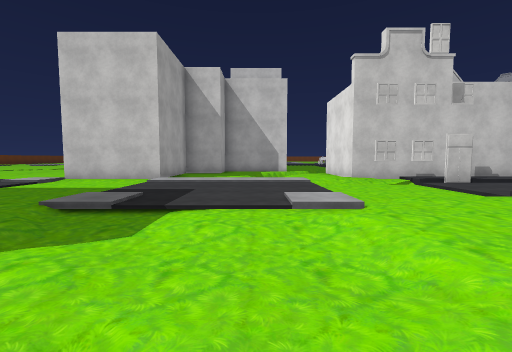
[1] (above)

12 first-person views from a walk through a Unity game level. The camera is 1.4 m above the floor, tilts 4° down and sees 90° across. The floor is counted in squares, 2 m on a side. Each view is taken from the middle of a square. On the plan, view 1 faces up. The plan holds only what a view shows up to about 9 squares ahead; the rest is blank. The place goes on beyond the plan. Door leaves are left out, so doorways stand open. Some surface patterns are stand-ins.

[2]
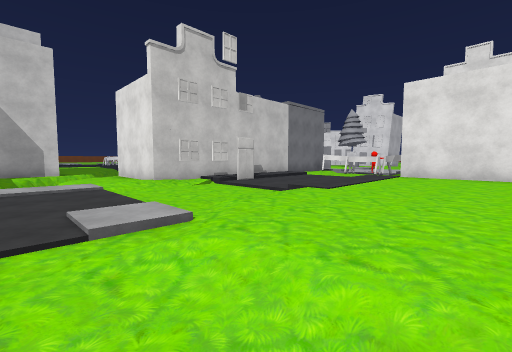

[3]
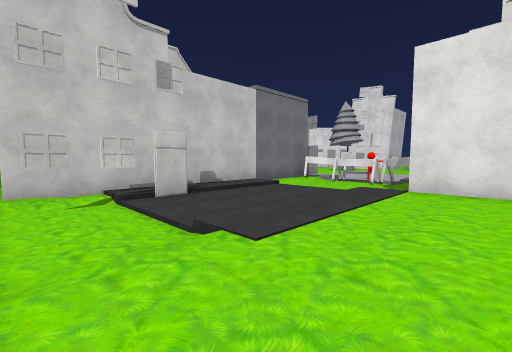

[4]
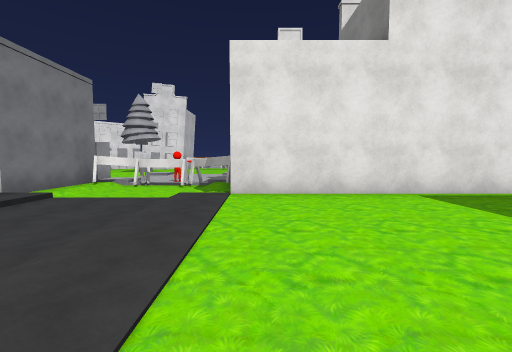

[5]
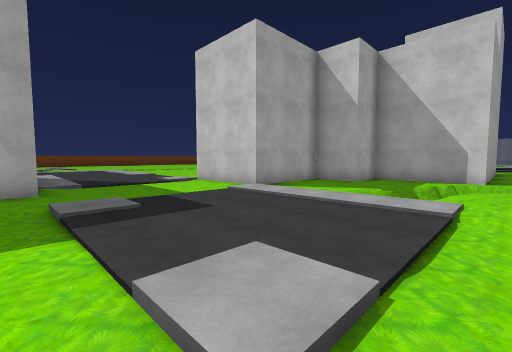

[6]
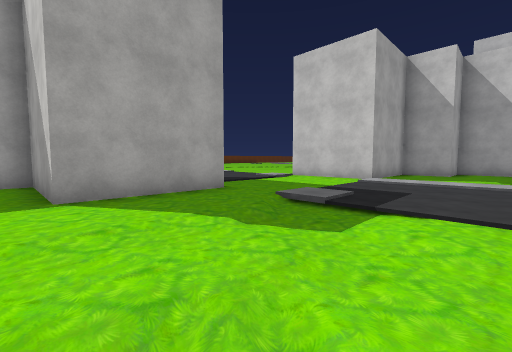

[7]
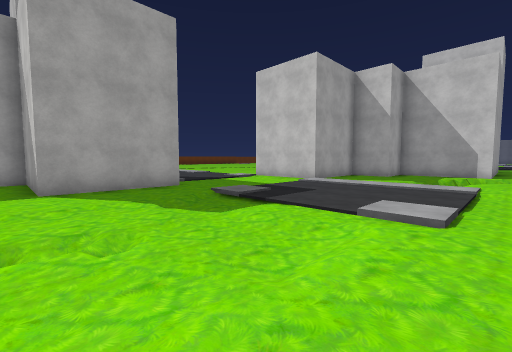

[8]
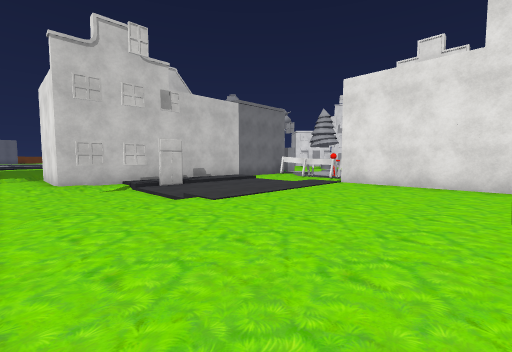

[9]
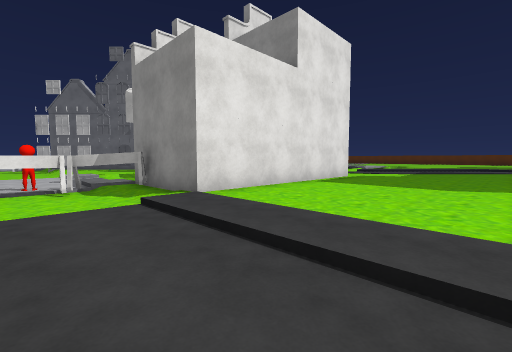

[10]
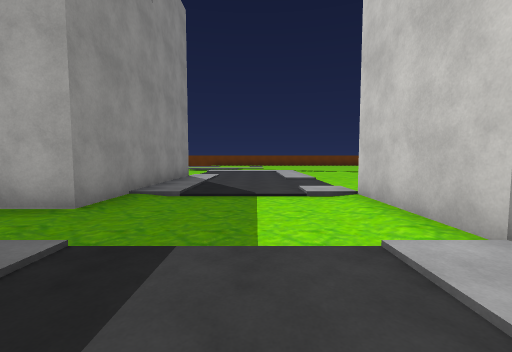

[11]
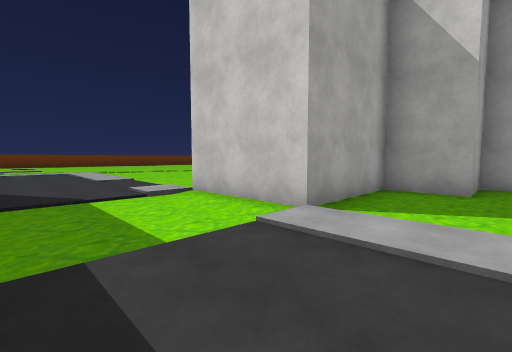

[12]
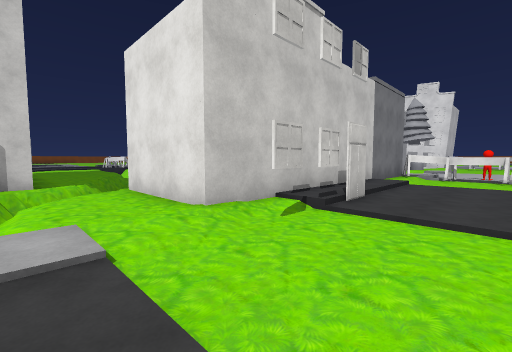

### Floor plan
Key: @ floor where view 1 was taken; # wall or solid block; . main floor; : floor 0.25 m higher than the main floor; - floor 0.25 m lower than the main floor; _ floor 0.75 m lower than the main floor; < floor 1 m lower than the main floor; / step, stairs or slope; = window, fence, low wall or low ledge; v drop or lower ground; O other object.
Columns run from 8 left of view 1 to 16 right of it. Each row starts with its distance up from view 1.
 16           ..
 15          #..
 14          #..=
 13       ####._
 12       #..v_
 11      ##..<-O
 10      #.../.O
  9 ..   #..//.O         O
  8 ./####:://:OOOOOOOOOOO
  7 ../../..../.OOO////.O.
  6 ................./..O ...
  5 ................./..O ...
  4 ::/../...:.//:::://.O:..
  3 ####...../:::::::####
  2 ####../../:::::::#
  1 ####...///:::::::#
  0 #....../@/:::::::#

Where each view was taken, in squares from view 1:
view 1: 0 up, 0 right, facing up
view 2: 1 up, 0 right, facing up-right
view 3: 2 up, 3 right, facing up-right
view 4: 3 up, 4 right, facing right
view 5: 3 up, 2 right, facing up-left
view 6: 0 up, 0 right, facing up-left
view 7: 0 up, 2 right, facing up-left
view 8: 0 up, 2 right, facing up-right
view 9: 6 up, 5 right, facing down-right
view 10: 6 up, 1 left, facing left
view 11: 5 up, 1 left, facing up-left
view 12: 5 up, 1 right, facing up-right
